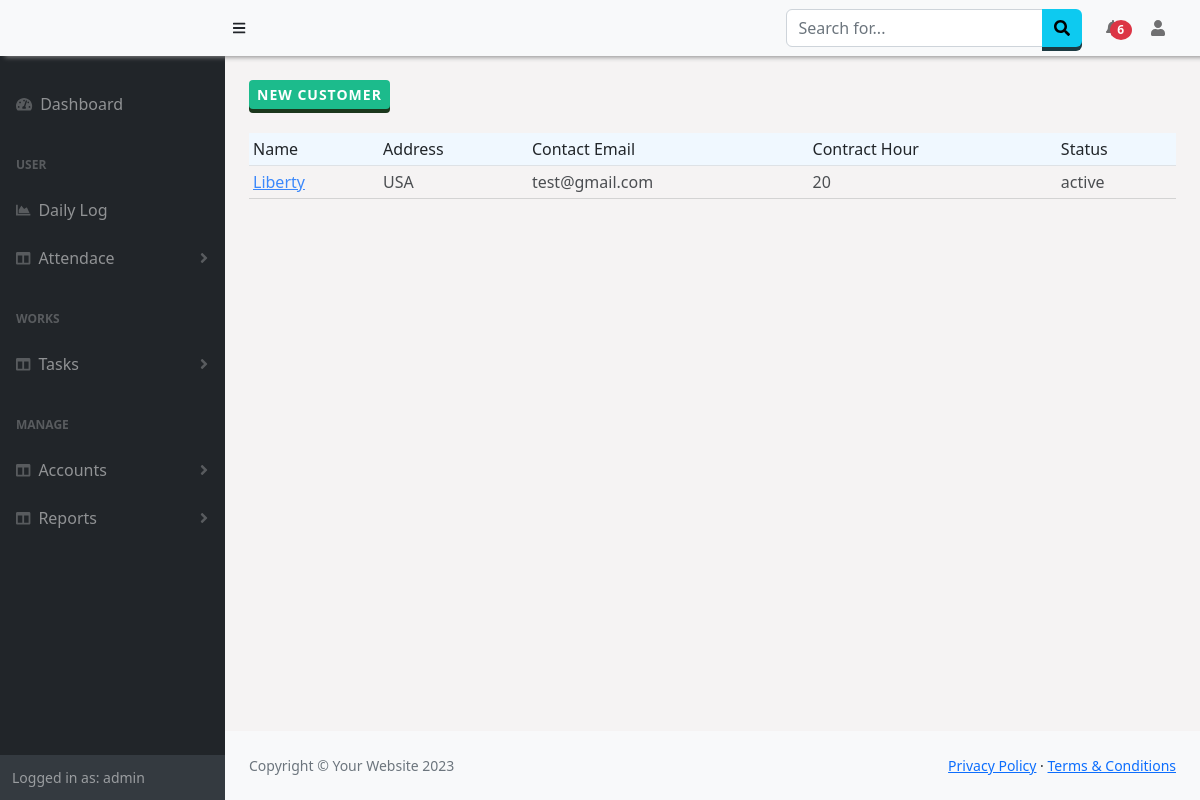
The app's page /Customer/ (signed in) with its own data.
### Customer/models.py (models this page shows)
class customer(models.Model):
    name = models.CharField(max_length=50)
    address = models.CharField(max_length=50)
    contact = models.EmailField(max_length=50)
    contract_hr = models.IntegerField(null=True)
    createdon=models.DateField(auto_now_add=True)
    status = models.CharField(max_length=50)

### Customer/views.py (the view)
# urls.py: path('', views.index, name="allcustomers"),
@login_required
def index(request):
    all = customer.objects.all()
    return render(request,'customer/customers.html',{'customers':all})

### Attendance/context_processors.py (called while the page is built)
def getNewLeaves(request):
    if request.user.id:
        is_manager = checkTeams(request)
        if is_manager[1] == True:
            new_leaves = Leave.objects.filter(user__id__in=is_manager[0],approval = 2)
        else:
            today = datetime.datetime.now()
            new_leaves = Leave.objects.filter(user=request.user,date_approved__gte=today.date())
        return {"manager":is_manager[1],'n_leaves':new_leaves}
    else:
        return {}

def getLogApproval(request):
    if request.user.id:
        is_manager = checkTeams(request)
        if is_manager[1] == True:
            l_approval = LogApproval.objects.filter(user__id__in=is_manager[0],request=True)
        else:
            l_approval = LogApproval.objects.filter(user=request.user,status=True)
        return {'n_log_approval':l_approval}
    else:
        return {}

### Manager/views.py (called while the page is built, shortened)
def checkTeams(request):
    is_team = False
    if request.user.is_superuser:
        users = Employees.objects.values('user').filter(company=request.session['comp'])
        is_team=True
    return users,is_team

### Customer/templates/customer/customers.html (shortened to what this page needs)
{% extends "base.html" %}
{% block content %}
<div>
    <button class="btn btn-success btn-sm rounded-1">New Customer</button>
    <div class=" table-responsive-sm">
        <table class="table table-sm table-hover mt-4">
            <thead>
                <tr>
                    <td>Name</td>
                    <td>Address</td>
                    <td>Contact Email</td>
                    <td>Contract Hour</td>
                    <td>Status</td>
                </tr>
            </thead>
            <tbody>
                {% for customer in customers %}
                <tr>
                    <td><a href="{% url 'customerDetails' id=customer.id %}">{{customer.name}}</a></td>
                    <td>{{customer.address}}</td>
                    <td>{{customer.contact}}</td>
                    <td>{{customer.contract_hr}}</td>
                    <td>{{customer.status}}</td>
                </tr>
                {% endfor %}
            </tbody>
        </table>
    </div>
</div>
{% endblock %}

### templates/base.html (shortened to what this page needs)
<!DOCTYPE html>
<html lang="en">
    <head>
        <link href="https://cdn.jsdelivr.net/npm/simple-datatables@7.1.2/dist/style.min.css" rel="stylesheet" />
        <link href="https://cdn.datatables.net/1.13.5/css/jquery.dataTables.min.css" rel="stylesheet" />
        <link href="https://cdn.datatables.net/buttons/2.4.1/css/buttons.dataTables.min.css" rel="stylesheet" />
        <link href="/static/css/styles.css" rel="stylesheet" />
        <link href="/static/css/customSB.css" rel="stylesheet" />
    </head>
    <body class="sb-nav-fixed" >
        <nav class="sb-topnav navbar navbar-expand-sm navbar-light bg-light fixed-top" style=" box-shadow: 5px 1px 5px #888888;">
            <a class="navbar-brand ps-3 bg-light" href="{% url 'home' %}">{{request.session.company}}{{request.session.id}}</a>
            <button class="btn btn-link btn-sm order-2 order-lg-0 me-4 me-lg-0" id="sidebarToggle" href="#!"><i class="fas fa-bars"></i></button>
            <form class="d-none d-md-inline-block form-inline ms-auto me-0 me-md-3 my-2 my-md-0">
                <div class="input-group">
                    <input class="form-control" type="text" placeholder="Search for..." aria-label="Search for..." aria-describedby="btnNavbarSearch" />
                    <button class="btn btn-info" id="btnNavbarSearch" type="button"><i class="fas fa-search"></i></button>
                </div>
            </form>
            <ul class="navbar-nav ms-auto ms-md-0 ">
                <li class="nav-item dropdown">
                    <a class="nav-link dropdown-toggle" id="navbarDropdown" href="#" role="button" data-bs-toggle="dropdown" aria-expanded="false"> <span class="badge badge-sm badge-danger badge-counter bg-danger rounded-circle " style="margin-left:-10px;">{% if n_leaves.count|add:n_log_approval.count != 0 %}{{ n_leaves.count|add:n_log_approval.count}}{% endif %}</span></a>
                        </a></li>
                    </ul>
            <ul class="navbar-nav  ms-md-0 me-3 me-lg-4">
                <li class="nav-item dropdown">
                    <a class="nav-link dropdown-toggle" id="navbarDropdown" href="#" role="button" data-bs-toggle="dropdown" aria-expanded="false"><i class="fas fa-user fa-fw"></i></a>
                </li>
            </ul>
        </nav>
        <div id="layoutSidenav" style="background-color:rgb(245, 243, 243);">
            <div id="layoutSidenav_nav">
                <nav class="sb-sidenav accordion sb-sidenav-dark" id="sidenavAccordion" >
                    <div class="sb-sidenav-menu" >
                        <div class="nav">
                            <a class="nav-link mt-4" href="{% url 'home' %}">
                                <div class="sb-nav-link-icon"><i class="fas fa-tachometer-alt"></i></div>
                                <span style="{% if request.path == '/' %}color:white;{% endif %}">Dashboard<span>
                            </a>
                            <div class="sb-sidenav-menu-heading">User</div>
                            <a class="nav-link" href="{% url 'dailylog' %}">
                                <div class="sb-nav-link-icon"><i class="fas fa-chart-area"></i></div>
                                <span style="{% if request.path == '/Worklog/dailylog/' %}color:white;{% endif %}">Daily Log<span>
                            </a>
                            <a class="nav-link collapsed" href="#" data-bs-toggle="collapse" data-bs-target="#collapseAttendance" aria-expanded="false" aria-controls="collapseLayouts">
                                <div class="sb-nav-link-icon"><i class="fas fa-columns"></i></div>
                                Attendace
                                <div class="sb-sidenav-collapse-arrow"><i class="fas fa-angle-down"></i></div>
                            </a>
                            <div class="sb-sidenav-menu-heading">Works</div>
                            <a class="nav-link collapsed" href="#" data-bs-toggle="collapse" data-bs-target="#collapseLayouts" aria-expanded="false" aria-controls="collapseLayouts">
                                <div class="sb-nav-link-icon"><i class="fas fa-columns"></i></div>
                                Tasks
                                <div class="sb-sidenav-collapse-arrow"><i class="fas fa-angle-down"></i></div>
                            </a>
                            <div class="sb-sidenav-menu-heading">Manage</div>
                            <a class="nav-link collapsed" href="#" data-bs-toggle="collapse" data-bs-target="#collapseDetails" aria-expanded="false" aria-controls="collapseLayouts">
                                <div class="sb-nav-link-icon"><i class="fas fa-columns"></i></div>
                                Accounts
                                <div class="sb-sidenav-collapse-arrow"><i class="fas fa-angle-down"></i></div>
                            </a>
                            <a class="nav-link collapsed" href="#" data-bs-toggle="collapse" data-bs-target="#collapseReports" aria-expanded="false" aria-controls="collapseLayouts">
                                <div class="sb-nav-link-icon"><i class="fas fa-columns"></i></div>
                                Reports
                                <div class="sb-sidenav-collapse-arrow"><i class="fas fa-angle-down"></i></div>
                            </a>
                        </div>
                    </div>
                    <div class="sb-sidenav-footer">
                        <div class="small">Logged in as: {{ user.username}}</div>
                    </div>
                </nav>
            </div>
            <div id="layoutSidenav_content" >
                <main class="p-4" >
                    {% block content %}
                {% endblock %}
                </main>
                <footer class="py-4 bg-light mt-auto">
                    <div class="container-fluid px-4">
                        <div class="d-flex align-items-center justify-content-between small">
                            <div class="text-muted">Copyright &copy; Your Website 2023</div>
                            <div>
                                <a href="#">Privacy Policy</a>
                                &middot;
                                <a href="#">Terms &amp; Conditions</a>
                            </div>
                        </div>
                    </div>
                </footer>
            </div>
        </div>
        <link href="https://cdnjs.cloudflare.com/ajax/libs/twitter-bootstrap/5.2.0/css/bootstrap.min.css" rel="stylesheet" type="text/css">
    </body>
</html>

### templates/base.html (style rules this page uses)
.dropdown-toggle:after { display: none !important; }
thead { background-color:aliceblue !important; }
tbody tr { opacity:0.8; border-top:1px solid lightgray; border-bottom:1px solid lightgray; }
.navbar,.sb-sidenav { background-color:DodgerBlue important; }
.btn { outline: none; cursor: pointer; border: none !important; display: block; position: relative; font-size: 16px ; font-weight: 600 !important; color: #fff; text-transform: uppercase; letter-spacing: 1px; }
.btn-success { background-color: #1cbb8c !important; box-shadow: 0 4px #1B371C; }
.btn-info { background-color: #5bc0de; box-shadow: 0 4px #1C3A42; }

### records on screen
customer: name "Liberty", address "USA", contact "test@gmail.com", contract_hr "20", status "active"

### other values on screen
{{ n_leaves.count|add:n_log_approval.count }} "6"
{{ user.username }} "admin"
